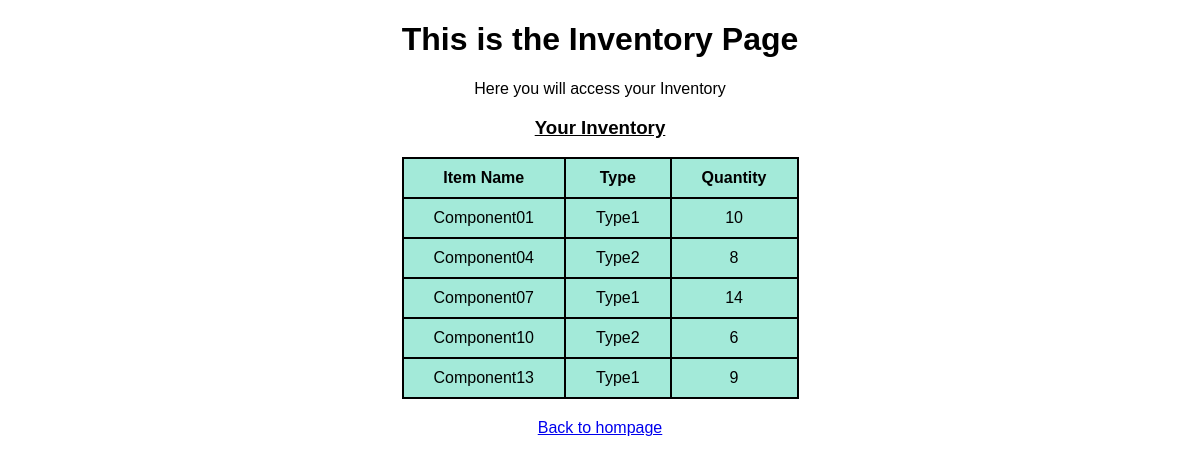
Screenshot of /inventory.php (signed in) with the database file from the repository.
### tables this page shows
CREATE TABLE COMPONENT(
	PartID		INT AUTO_INCREMENT	NOT NULL,
	CName		VARCHAR(30) NOT NULL,		
	CType		VARCHAR(30),
	Qty			INTEGER			NOT NULL DEFAULT 1,
	OrgID		CHAR(10)		NOT NULL,	
	PRIMARY KEY(PartID),
	FOREIGN KEY(OrgID) REFERENCES ORGANIZATION(ID)
	ON DELETE CASCADE ON UPDATE CASCADE
);

### inventory.php (the view, shortened to what this page needs)
<?php
if(isset($_SESSION['Email'])){
?>
    <!DOCTYPE html>
    <html>
    <head>
    </head>
	<div class ='title_block'>
    <body>
        <h1>This is the Inventory Page</h1>
        <p>Here you will access your Inventory</p>
    </body>
	</div>
    </html>
<html>
<head>
</head>
	</html>
<?php
	include 'db_connection.php';
	$query = 'SELECT CName, CType, Qty FROM Component WHERE Component.OrgID = ?';
	$user_query = $conn -> prepare($query);
	$user_query -> bind_param('s',$_SESSION['OrgID']);
	$user_query->execute();
	$results = $user_query->get_result();
?>
<html>
	<div class='tbheader'>
		<h3><u>Your Inventory</u></h3>
	</div>
	<table class='center'>
		<tr>
			<th>Item Name</th>
			<th>Type</th>
			<th>Quantity</th>
		</tr>
	</html>
	<?php
while($row = mysqli_fetch_assoc($results)){
	?>
	<html>
	<tr>
		<td><?php echo $row['CName']?>
		<td><?php echo $row['CType']?>
		<td><?php echo $row['Qty']?>
	</tr>
<?php }?>
<html>
<div class ='links'>
<a href="./homepage.php">Back to hompage</a><br>
</div>
</html>
<?php
}else{
	session_unset();
    header('Location: ./index.php');
    exit();
}
?>

### inventory.php (style rules this page uses)
.title_block { font-family: helvetica; text-align: center; }
.tbheader { font-family: helvetica; text-align:center; }
table.center { margin-left:auto; margin-right:auto; }
table, th, td { border: 2px solid black; border-collapse: collapse; }
th, td { background-color: #A3EAD9; font-family: helvetica; padding-left:30px; padding-right:30px; padding-top:10px; padding-bottom:10px; text-align:center; }
.links { padding-top:20px; font-family: helvetica; text-align: center; }

### rows the page displays
component: CName "Component01", CType "Type1", Qty "10"
component: CName "Component04", CType "Type2", Qty "8"
component: CName "Component07", CType "Type1", Qty "14"
component: CName "Component10", CType "Type2", Qty "6"
component: CName "Component13", CType "Type1", Qty "9"
